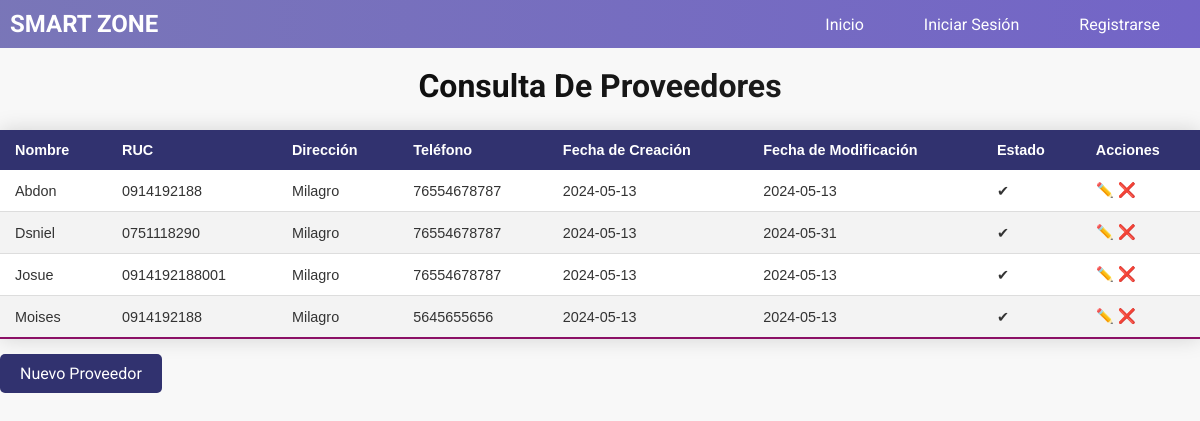
Page /supplier_list/ on the committed database.
### core/models.py (models this page shows, shortened)
class Supplier(models.Model):
    name = models.CharField(max_length=100)
    ruc = models.CharField(max_length=13,validators=[valida_cedula])
    address = models.CharField(max_length=200)
    phone = models.CharField(max_length=20,validators=[phone_regex])
    user = models.ForeignKey(User,on_delete=models.CASCADE)
    created = models.DateTimeField(auto_now_add=True)
    updated = models.DateTimeField(auto_now=True)
    state = models.BooleanField('Activo', default = True)
    class Meta:
        verbose_name = 'Proveedor'
        verbose_name_plural = 'Proveedores'
        ordering = ['name']
        indexes = [models.Index(fields=['name']),]

### core/views.py (the view)
# urls.py: path('supplier_list/', views.supplier_list,name='supplier_list'),
def supplier_list(request):
    data = {
        "title1": "Proveedores",
        "title2": "Consulta De Proveedores",
    }
    suppliers = Supplier.objects.all()
    data["suppliers"] = suppliers
    return render(request, 'core/suppliers/list.html', data)

### templates/core/suppliers/list.html
{% extends 'base.html' %}
{% block content %}
   <div class="table-container">
    <br>
    <h1 class="title">{{ title2 }}</h1>
    <table class="styled-table">
      <thead>
        <tr>
          <th>Nombre</th>
          <th>RUC</th>
          <th>Dirección</th>
          <th>Teléfono</th>
          <th>Fecha de Creación</th>
          <th>Fecha de Modificación</th>
          <th>Estado</th>
          <th>Acciones</th>
      </tr>
      </thead>
      <tbody>
        {% for item in suppliers %}
          <tr>
          <td>{{item.name}}</td>
          <td>{{item.ruc}}</td>
          <td>{{item.address}}</td>
          <td>{{item.phone}}</td>
          <td>{{item.created|date:"Y-m-d"}}</td>
          <td>{{item.updated|date:"Y-m-d"}}</td>
          <td>{% if item.state %}
               ✔
              {% else %}
               ➖
              {% endif %}
          </td>
          <td>
            <a href={% url 'core:supplier_update' item.id  %}>✏️</a>
            <a href={% url 'core:supplier_delete' item.id  %}>❌</a>
          </td>
          </tr>
        {% endfor %}
      </tbody>
    </table>
     <div class="form-group">
       <a class="btn blue" href={% url 'core:supplier_create' %}>Nuevo Proveedor</a>
     </div>
  </div>
{% endblock content  %}

### templates/base.html (shortened to what this page needs)
<!DOCTYPE html>
<html lang="en">
<head>
  {% load static %}
  <link rel="stylesheet" href="{% static 'css/main.css' %}">
</head>
<body>
  <header id="header">
    <span class="logo">SMART ZONE</span>
    <nav>
      <ul class="menu">
        <li><a href="{% url 'home' %}">Inicio</a></li>
        {% if user.is_authenticated %}
        <li><a href="{% url 'core:product_list' %}">Productos</a></li>
        <li><a href="{% url 'core:brand_list' %}">Marcas</a></li>
        <li><a href="{% url 'core:category_list' %}">Categorias</a></li>
        <li><a href="{% url 'core:supplier_list' %}">Proveedores</a></li>
        <li><a href="{% url 'logout' %}">Desconectarse</a></li>
        {% else %}
        <li><a href="{% url 'singin' %}">Iniciar Sesión</a></li>
        <li><a href="{% url 'signup' %}">Registrarse</a></li>
        {% endif %}
      </ul>
    </nav>
  </header>
  <main id="content">
    {% block content %}
    {% endblock content %}
  </main>
</body>
</html>

### static/css/main.css (style rules this page uses)
body { font-family: 'Roboto', sans-serif; margin: 0; padding: 0; background-color: #f8f8f8; color: #333333; }
h1, h2, h3, h4, h5, h6 { margin-top: 0; color: rgb(34, 22, 34); }
a { color: #007bff; text-decoration: none; }
.title { font-size: 2em; font-weight: bold; background: linear-gradient(to right, rgb(0, 0, 0), rgb(43, 43, 43)); -webkit-background-clip: text; background-clip: text; color: transparent; text-align: center; margin-bottom: 20px; }
#header { display: flex; justify-content: space-between; align-items: center; background: linear-gradient(to right, #3c3799ac, #341fb0ad); padding: 10px; }
#header .logo { font-size: 1.5em; }
#header nav .menu { list-style: none; padding: 0; margin: 0; display: flex; justify-content: center; }
#header nav .menu li { margin: 0 15px; }
#header nav .menu li a { color: #fff; text-decoration: none; }
.logo { font-size: 1.5em; font-weight: bold; color:#fff; }
nav ul { list-style: none; padding: 0; margin: 0; display: flex; }
nav ul li { margin-left: 20px; }
nav ul li:first-child { margin-left: 0; }
nav ul li a { color: #ffffff; text-decoration: none; padding: 10px 15px; transition: background-color 0.3s ease; }
.table-container { overflow-x: auto; }
.styled-table { width: 100%; border-collapse: collapse; margin: 25px 0; font-size: 0.9em; font-family: sans-serif; box-shadow: 0 0 20px rgba(0, 0, 0, 0.15); background-color: #ffffff; }
.styled-table thead tr { background: #31326f; color: #ffffff; text-align: left; }
.styled-table th, .styled-table td { padding: 12px 15px; }
.styled-table tbody tr { border-bottom: 1px solid #dddddd; }
.styled-table tbody tr:nth-of-type(even) { background-color: #f3f3f3; }
.styled-table tbody tr:last-of-type { border-bottom: 2px solid #8b1066; }
.form-group { margin-bottom: 20px; }
.btn { height: 40px; color: #fff; border: none; padding: 10px 20px; border-radius: 5px; cursor: pointer; transition: background-color 0.3s; }
.blue { background-color: #31326f; color: #fff; }
h1 { margin-bottom: 1.5rem; font-size: 24px; text-align: center; color: #333; }

### rows in the picture
Supplier: name "Abdon", ruc "0914192188", address "Milagro", phone "76554678787", created "2024-05-13", updated "2024-05-13"
Supplier: name "Dsniel", ruc "0751118290", address "Milagro", phone "76554678787", created "2024-05-13", updated "2024-05-31"
Supplier: name "Josue", ruc "0914192188001", address "Milagro", phone "76554678787", created "2024-05-13", updated "2024-05-13"
Supplier: name "Moises", ruc "0914192188", address "Milagro", phone "5645655656", created "2024-05-13", updated "2024-05-13"
